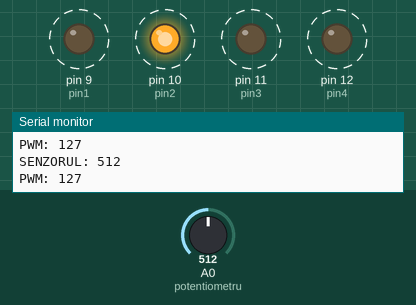
Recording of a sketch running on a simulated Arduino Uno, built with avr-gcc and run on an emulated ATmega328P. On the bench: output pins drawn as LEDs (lit = HIGH), the last lines printed to the serial monitor. Dashed ring = blinking. The test bench sets the inputs (shaded band); at power-on: A0 (potentiometru) = 512.

Above: at 0.83 s.
1.3 s: A0 (potentiometru) set to 1023
At 1.77 s:
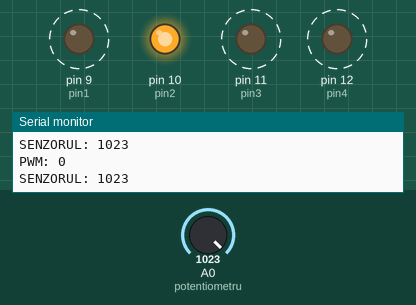
At 2.14 s:
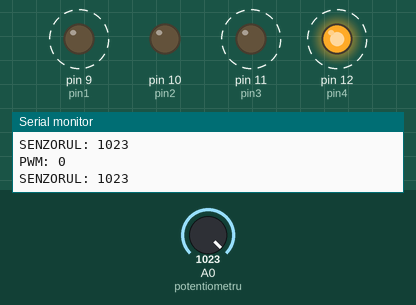
4.3 s: A0 (potentiometru) set to 716
At 4.32 s:
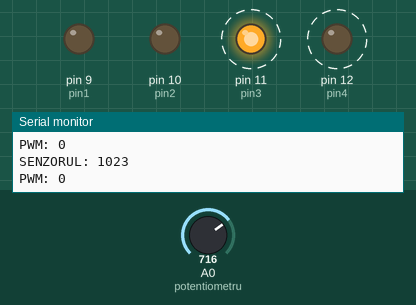
Timing chart, 0 to 13.3 s (numbered marks = the images above; inputs shaded):
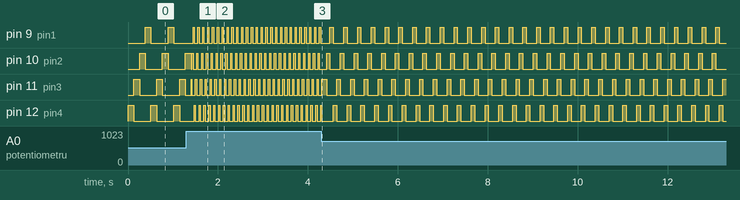

Measured:
- after the input at 1.3 s, pin 9 (pin1): alternates HIGH for 0.03 s and LOW for 0.08 s, starting after 0.15 s; pin 11 (pin3): alternates HIGH for 0.03 s and LOW for 0.08 s, starting after 0.11 s; pin 12 (pin4): alternates HIGH for 0.03 s and LOW for 0.08 s, starting after 0.17 s
- after the input at 4.3 s, pin 9 (pin1): alternates HIGH for 0.08 s and LOW for 0.23 s, starting after 0.19 s; pin 10 (pin2), pin 11 (pin3): alternates HIGH for 0.08 s and LOW for 0.23 s, starting after 0.12 s; pin 12 (pin4): alternates HIGH for 0.08 s and LOW for 0.23 s, starting after 0.27 s
- by itself, pin 9 (pin1), pin 11 (pin3), pin 12 (pin4): alternates HIGH for 0.13 s and LOW for 0.38 s
- by itself, pin 10 (pin2): repeats every 0.11 s: HIGH 0.03 s, LOW 0.08 s

The sketch:

Glanda_Darie_Teofil_PROIECT_EA.ino
```cpp
#define pin1 9
#define pin2 10
#define pin3 11
#define pin4 12
int step_number = 0;
int potentiometru = A0;
int pwm = 0;
int valoare;


void setup() {
Serial.begin(9600);
pinMode(potentiometru, INPUT);
pinMode(pin1, OUTPUT);
pinMode(pin2, OUTPUT);
pinMode(pin3, OUTPUT);
pinMode(pin4, OUTPUT);
}

void loop() {
  valoare = analogRead(potentiometru);
  pwm = map(valoare, 1023, 0, 0, 255);
  OneStep(false);
  Serial.print("SENZORUL: "); Serial.println(valoare); Serial.print("\n");
  Serial.print("PWM: "); Serial.println(pwm); Serial.print("\n");
  delay(pwm);
}


void OneStep(bool direction_){
  if(direction_){
  switch(step_number){
  case 0:
  digitalWrite(pin1, HIGH);
  digitalWrite(pin2, LOW);
  digitalWrite(pin3, LOW);
  digitalWrite(pin4, LOW);
  break;
  case 1:
  digitalWrite(pin1, LOW);
  digitalWrite(pin2, HIGH);
  digitalWrite(pin3, LOW);
  digitalWrite(pin4, LOW);
  break;
  case 2:
  digitalWrite(pin1, LOW);
  digitalWrite(pin2, LOW);
  digitalWrite(pin3, HIGH);
  digitalWrite(pin4, LOW);
  break;
  case 3:
  digitalWrite(pin1, LOW);
  digitalWrite(pin2, LOW);
  digitalWrite(pin3, LOW);
  digitalWrite(pin4, HIGH);
  break;
    }
  }else{
  switch(step_number){
  case 0:
  digitalWrite(pin1, LOW);
  digitalWrite(pin2, LOW);
  digitalWrite(pin3, LOW);
  digitalWrite(pin4, HIGH);
  break;
  case 1:
  digitalWrite(pin1, LOW);
  digitalWrite(pin2, LOW);
  digitalWrite(pin3, HIGH);
  digitalWrite(pin4, LOW);
  break;
  case 2:
  digitalWrite(pin1, LOW);
  digitalWrite(pin2, HIGH);
  digitalWrite(pin3, LOW);
  digitalWrite(pin4, LOW);
  break;
  case 3:
  digitalWrite(pin1, HIGH);
  digitalWrite(pin2, LOW);
  digitalWrite(pin3, LOW);
  digitalWrite(pin4, LOW);
}
  }
  step_number++;
  if(step_number > 3){
    step_number = 0;
  }
}
```
